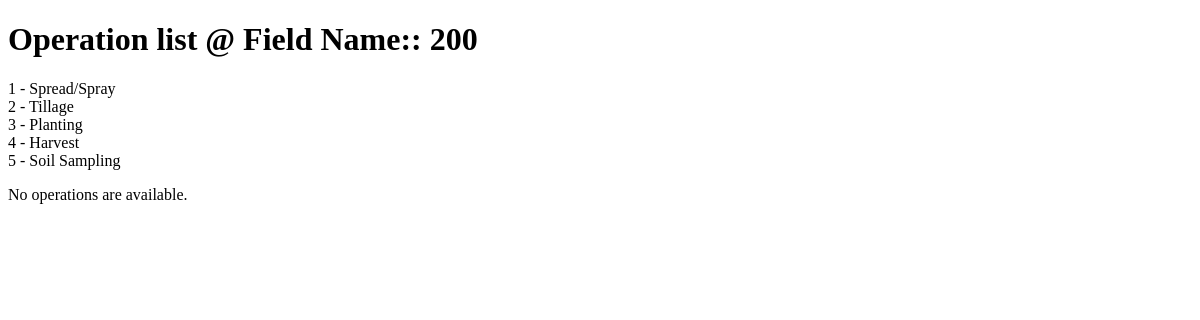
/acrelog/1/, run on an earlier commit of the app's database.
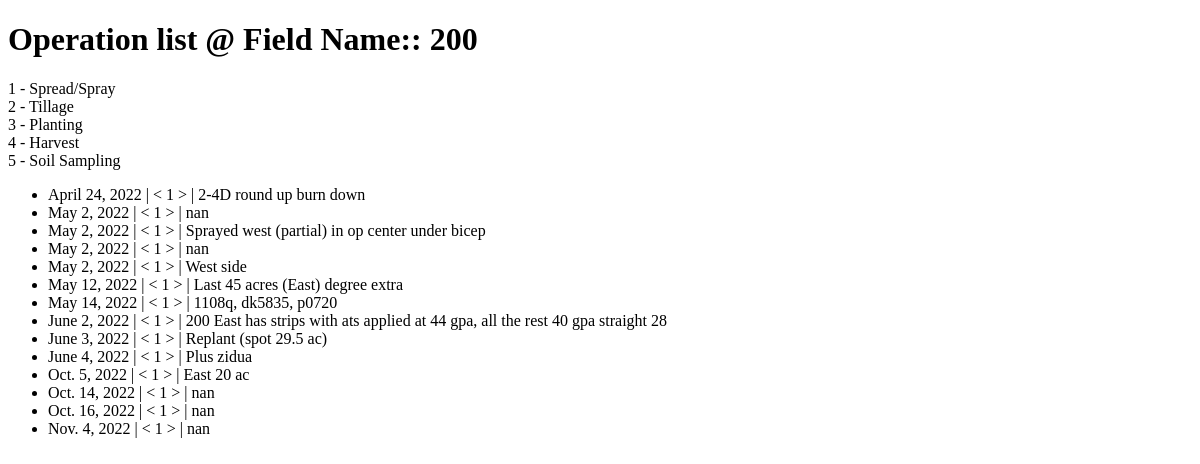
And on a later commit of the database.
### acrelog/models.py (models this page shows, shortened)
class location(models.Model):
    location_name = models.CharField(max_length=50)

class log(models.Model):
    location = models.ForeignKey(location, on_delete=models.CASCADE)
    event = models.ForeignKey(event, on_delete=models.CASCADE)
    operator = models.ForeignKey(operator, on_delete=models.CASCADE)
    date = models.DateTimeField(default=datetime.now, blank=True)
    note = models.TextField()
    def __str__(self):
        return self.date.strftime('%Y-%m-%d') + ' : ' + self.location.location_name

class event(models.Model):
    date = models.DateTimeField(default=datetime.now, blank=True)
    event = models.CharField(choices=EVENT_TYPES, max_length=50)
    note = models.TextField()

### acrelog/views.py (the view)
# urls.py: path('<int:location_id>/', views.fields, name='fields'),
def fields(request, location_id):
    logs = log.objects.filter(location=location_id)
    print (logs)
    field = location.objects.get(pk=location_id)
    context = {'field':field, 'logs': logs}
    return render(request, 'fields.html', context)

### acrelog/templates/fields.html (shortened to what this page needs)
<!DOCTYPE html>
<html>
<head>
</head>
<body>
    <h1>Operation list @ Field Name:: {{ field.location_name }}</h1>
    1 - Spread/Spray
    <br>
    2 - Tillage
    <br>
    3 - Planting
    <br>
    4 - Harvest
    <br>
    5 - Soil Sampling
    <br>
    {% if logs %}
        <ul>
            {% for log in logs %}
                <li>{{ log.date.date }} | < {{ log.event.event }} > | {{log.note}}</li>
            {% endfor %}
        </ul>
    {% else %}
        <p>No operations are available.</p>
    {% endif %}
</body>
</html>

What changed in the data, as far as the page shows it:
added log: date "April 24, 2022", event.event "1", note "2-4D round up burn down"
added log: date "May 2, 2022", event.event "1", note "nan"
added log: date "May 2, 2022", event.event "1", note "Sprayed west (partial) in op center under bicep"
added log: date "May 2, 2022", event.event "1", note "nan"
added log: date "May 2, 2022", event.event "1", note "West side"
added log: date "May 12, 2022", event.event "1", note "Last 45 acres (East) degree extra"
added log: date "May 14, 2022", event.event "1", note "1108q, dk5835, p0720"
added log: date "June 2, 2022", event.event "1", note "200 East has strips with ats applied at 44 gpa, all the rest 40 gpa straight 28"
added log: date "June 3, 2022", event.event "1", note "Replant (spot 29.5 ac)"
added log: date "June 4, 2022", event.event "1", note "Plus zidua"
added log: date "Oct. 5, 2022", event.event "1", note "East 20 ac"
added log: date "Oct. 14, 2022", event.event "1", note "nan"
added log: date "Oct. 16, 2022", event.event "1", note "nan"
added log: date "Nov. 4, 2022", event.event "1", note "nan"
Also different on the page:
text no longer shown: "No operations are available."
